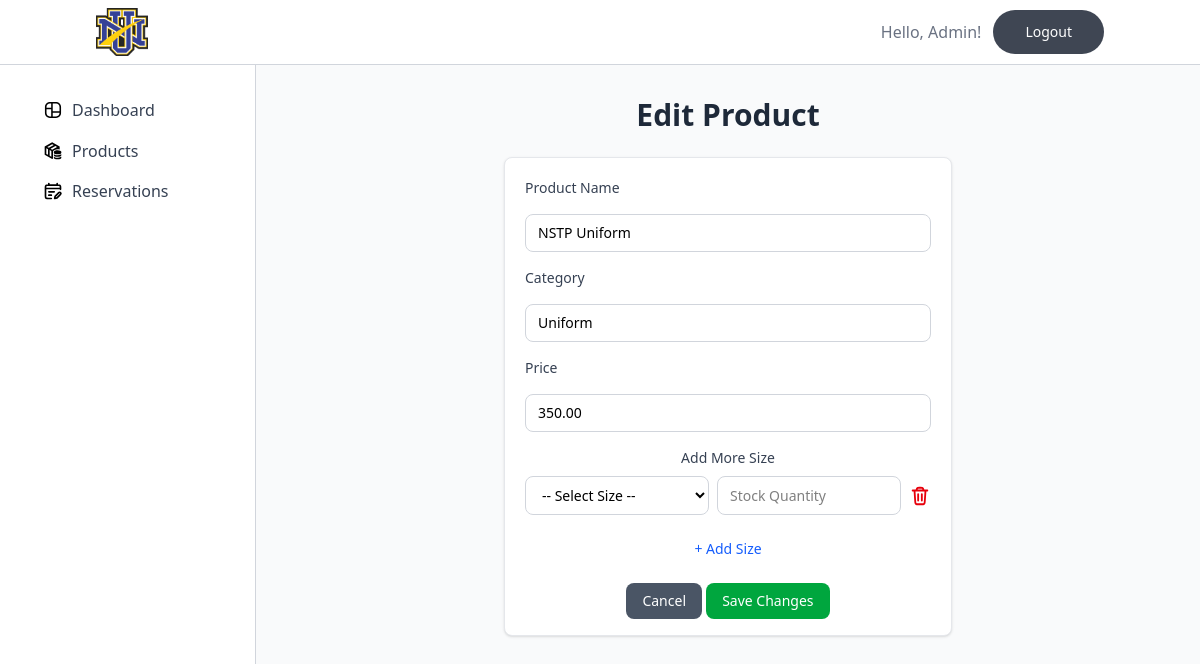
Page /pages/admin/product/editProduct.php?id=1 on the earlier database version.
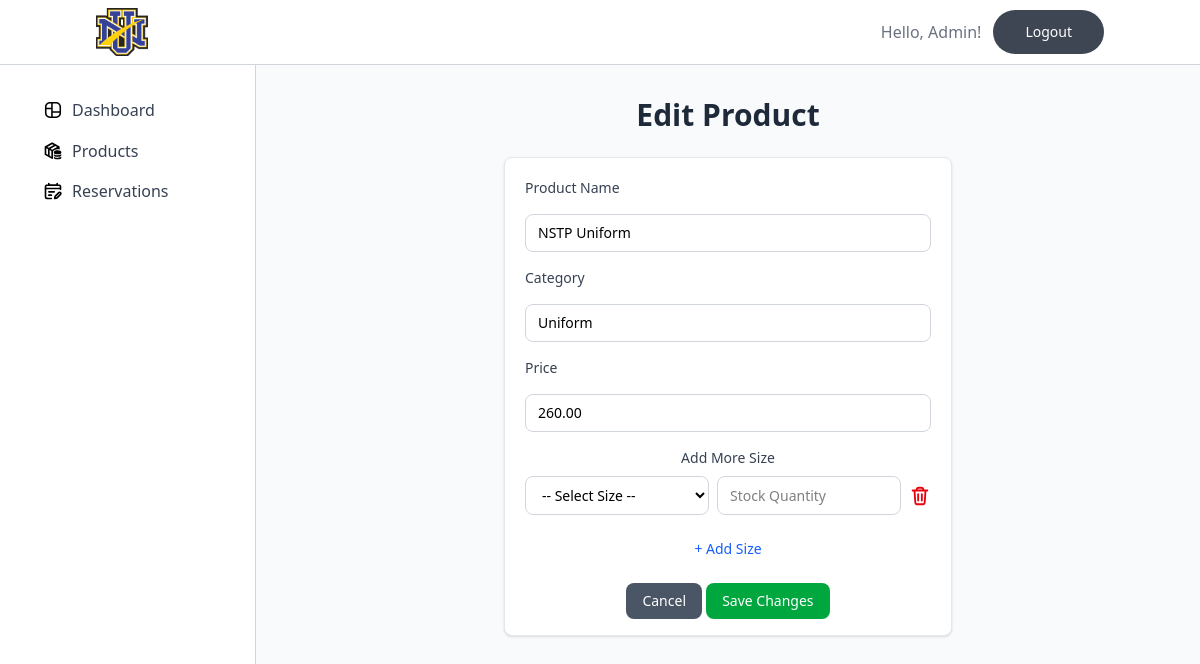
Same page on the later database version.
### tables this page shows
CREATE TABLE Product (
    product_id INT PRIMARY KEY auto_increment,
    product_name VARCHAR(255),
    category VARCHAR(255),
    price DECIMAL(10,2),
    image VARCHAR(255)
);

### pages/admin/product/editProduct.php (the view, shortened to what the changed rows need)
<?php
    $connection = new mysqli(DB_HOST, DB_USER, DB_PASS, DB_NAME);
    $id = $_GET['id'];
    $size = isset($_GET['size']) ? $_GET['size'] : '';
    if ($size === '') {
        $display = "SELECT
                    product.product_id,
                    product.product_name,
                    product.category,
                    product.price
                    FROM product
                    WHERE product.product_id = $id";
    }
    $sql = mysqli_query($connection, $display);
?>
<!DOCTYPE html>
<html lang="en">
    <head>
        <link rel="stylesheet" href="../../../src/output.css">
    </head>
    <body>
        <div class="flex">
            <main id="main-content" class="flex-1 p-8 bg-gray-50 text-center">
                <div class="mb-6 flex items-center justify-center">
                    <h1 class="text-3xl font-bold text-gray-800 text-center">Edit Product</h1>
                </div>
                <div class="space-y-4 inline-block bg-white rounded-lg shadow-sm border border-gray-200 overflow-x-auto px-5 pt-5">
                    <form action="../../../actions/admin/product/editProduct.php?id=<?php echo $_GET['id']; ?><?php echo $size === '' ? '' : '&size=' . urlencode($size); ?>" method="POST" class="space-y-4">
                        <?php while($row = mysqli_fetch_array($sql)){ ?>
                        <label class="block text-left text-sm font-medium text-gray-700">Product Name</label>
                        <input type="text" name="product_name" value="<?php echo $row['product_name']; ?>" placeholder="Product Name" class="w-full rounded-lg border-gray-300 border px-3 py-2 text-sm focus:border-blue-500 focus:ring-2 focus:ring-blue-200">
                        <label class="block text-left text-sm font-medium text-gray-700">Category</label>
                        <input type="text" name="category" value="<?php echo $row['category']; ?>" placeholder="Category" class="w-full rounded-lg border-gray-300 border px-3 py-2 text-sm focus:border-blue-500 focus:ring-2 focus:ring-blue-200">
                        <label class="block text-left text-sm font-medium text-gray-700">Price</label>
                        <input type="number" name="price" value="<?php echo $row['price']; ?>" placeholder="Price" class="w-full rounded-lg border-gray-300 border px-3 py-2 text-sm focus:border-blue-500 focus:ring-2 focus:ring-blue-200">
                        <?php if ($size !== '') { ?>
                        <label class="block text-left text-sm font-medium text-gray-700">Size</label>
                        <input type="text" name="size" value="<?php echo $size; ?>" class="w-full rounded-lg border-gray-300 border px-3 py-2 text-sm focus:border-blue-500 focus:ring-2 focus:ring-blue-200" disabled>
                        <label class="block text-left text-sm font-medium text-gray-700">Stock Quantity</label>
                        <input type="number" name="stock_quantity" value="<?php echo $row['stock_quantity']; ?>" placeholder="Stock Quantity" class="w-full rounded-lg border-gray-300 border px-3 py-2 text-sm focus:border-blue-500 focus:ring-2 focus:ring-blue-200">
                        <?php } else if ($size === '') { ?>
                        <label class="block text-sm font-medium text-gray-700 mb-2">Add More Size</label>
                            <div id="size-container" class="space-y-2">
                                <div class="flex gap-2 mb-2 size-row">
                                    <select name="sizes[]" class="w-1/2 rounded-lg border-gray-300 border px-3 py-2 text-sm focus:border-blue-500 focus:ring-2 focus:ring-blue-200">
                                        <option value="">-- Select Size --</option>
                                    </select>
                                    <input type="number" name="stocks[]" placeholder="Stock Quantity" class="w-1/2 rounded-lg border-gray-300 border px-3 py-2 text-sm focus:border-blue-500 focus:ring-2 focus:ring-blue-200">
                                    <button type="button" onclick="this.parentElement.remove()" class="text-red-600 hover:text-red-800 transition cursor-pointer">
                                    </button>
                                </div>
                            </div>
                            <button type="button" onclick="addSizeRow()" class="mt-2 mb-4 w-full text-center text-sm text-blue-600 hover:underline font-medium cursor-pointer">
                                + Add Size
                            </button>
                        <?php } ?>
                        <button type="button" onclick="window.location.href='../../../pages/admin/products.php'" class="inline-flex items-center rounded-lg mt-2 bg-gray-600 px-4 py-2 text-sm font-medium text-white hover:bg-gray-700 transition cursor-pointer">
                            Cancel
                        </button>
                        <button type="submit" name="updateForm" class="inline-flex items-center rounded-lg bg-green-600 px-4 py-2 text-sm font-medium text-white hover:bg-green-700 transition cursor-pointer">
                            Save Changes
                        </button>
                          <?php } ?>
                    </form>
                </div>
            </main>
        </div>
    </body>
</html>

Differences in the rows shown:
changed product "NSTP Uniform": price "350.00" → "260.00"
